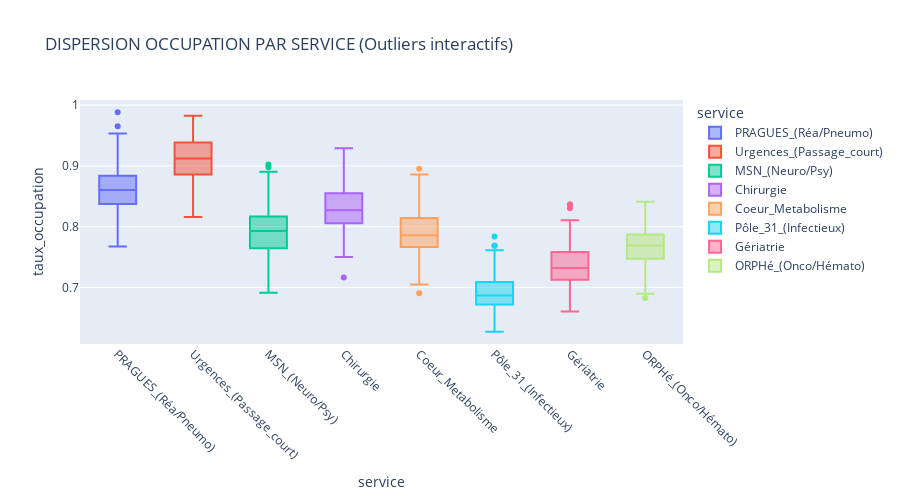

Here is the notebook cell this chart was saved with:
### Code cell
fig5 = px.box(df_lits, x='service', y='taux_occupation',
              title=" DISPERSION OCCUPATION PAR SERVICE (Outliers interactifs)",
              color='service')
fig5.update_layout(height=500, xaxis_tickangle=45)
fig5.show()

### Figure 1 — Plotly figure (JSON) as saved in the notebook; plotly's stock layout.template omitted (floating-point values rounded to 4 significant figures; data arrays with more than 128 entries replaced by an {"elided": "..."} marker saying what was removed)
{"data": [{"alignmentgroup": "True", "hovertemplate": "service=%{x}<br>taux_occupation=%{y}<extra></extra>", "legendgroup": "PRAGUES_(Réa/Pneumo)", "marker": {"color": "#636efa"}, "name": "PRAGUES_(Réa/Pneumo)", "notched": false, "offsetgroup": "PRAGUES_(Réa/Pneumo)", "orientation": "v", "showlegend": true, "type": "box", "x": {"elided": "366 str values"}, "x0": " ", "xaxis": "x", "y": {"elided": "366 float values"}, "y0": " ", "yaxis": "y"}, {"alignmentgroup": "True", "hovertemplate": "service=%{x}<br>taux_occupation=%{y}<extra></extra>", "legendgroup": "Urgences_(Passage_court)", "marker": {"color": "#EF553B"}, "name": "Urgences_(Passage_court)", "notched": false, "offsetgroup": "Urgences_(Passage_court)", "orientation": "v", "showlegend": true, "type": "box", "x": {"elided": "366 str values"}, "x0": " ", "xaxis": "x", "y": {"elided": "366 float values"}, "y0": " ", "yaxis": "y"}, {"alignmentgroup": "True", "hovertemplate": "service=%{x}<br>taux_occupation=%{y}<extra></extra>", "legendgroup": "MSN_(Neuro/Psy)", "marker": {"color": "#00cc96"}, "name": "MSN_(Neuro/Psy)", "notched": false, "offsetgroup": "MSN_(Neuro/Psy)", "orientation": "v", "showlegend": true, "type": "box", "x": {"elided": "732 str values"}, "x0": " ", "xaxis": "x", "y": {"elided": "732 float values"}, "y0": " ", "yaxis": "y"}, {"alignmentgroup": "True", "hovertemplate": "service=%{x}<br>taux_occupation=%{y}<extra></extra>", "legendgroup": "Chirurgie", "marker": {"color": "#ab63fa"}, "name": "Chirurgie", "notched": false, "offsetgroup": "Chirurgie", "orientation": "v", "showlegend": true, "type": "box", "x": {"elided": "366 str values"}, "x0": " ", "xaxis": "x", "y": {"elided": "366 float values"}, "y0": " ", "yaxis": "y"}, {"alignmentgroup": "True", "hovertemplate": "service=%{x}<br>taux_occupation=%{y}<extra></extra>", "legendgroup": "Coeur_Metabolisme", "marker": {"color": "#FFA15A"}, "name": "Coeur_Metabolisme", "notched": false, "offsetgroup": "Coeur_Metabolisme", "orientation": "v", "showlegend": true, "type": "box", "x": {"elided": "366 str values"}, "x0": " ", "xaxis": "x", "y": {"elided": "366 float values"}, "y0": " ", "yaxis": "y"}, {"alignmentgroup": "True", "hovertemplate": "service=%{x}<br>taux_occupation=%{y}<extra></extra>", "legendgroup": "Pôle_31_(Infectieux)", "marker": {"color": "#19d3f3"}, "name": "Pôle_31_(Infectieux)", "notched": false, "offsetgroup": "Pôle_31_(Infectieux)", "orientation": "v", "showlegend": true, "type": "box", "x": {"elided": "366 str values"}, "x0": " ", "xaxis": "x", "y": {"elided": "366 float values"}, "y0": " ", "yaxis": "y"}, {"alignmentgroup": "True", "hovertemplate": "service=%{x}<br>taux_occupation=%{y}<extra></extra>", "legendgroup": "Gériatrie", "marker": {"color": "#FF6692"}, "name": "Gériatrie", "notched": false, "offsetgroup": "Gériatrie", "orientation": "v", "showlegend": true, "type": "box", "x": {"elided": "366 str values"}, "x0": " ", "xaxis": "x", "y": {"elided": "366 float values"}, "y0": " ", "yaxis": "y"}, {"alignmentgroup": "True", "hovertemplate": "service=%{x}<br>taux_occupation=%{y}<extra></extra>", "legendgroup": "ORPHé_(Onco/Hémato)", "marker": {"color": "#B6E880"}, "name": "ORPHé_(Onco/Hémato)", "notched": false, "offsetgroup": "ORPHé_(Onco/Hémato)", "orientation": "v", "showlegend": true, "type": "box", "x": {"elided": "366 str values"}, "x0": " ", "xaxis": "x", "y": {"elided": "366 float values"}, "y0": " ", "yaxis": "y"}], "layout": {"boxmode": "overlay", "height": 500, "legend": {"title": {"text": "service"}, "tracegroupgap": 0}, "title": {"text": " DISPERSION OCCUPATION PAR SERVICE (Outliers interactifs)"}, "xaxis": {"anchor": "y", "categoryarray": ["PRAGUES_(Réa/Pneumo)", "Urgences_(Passage_court)", "MSN_(Neuro/Psy)", "Chirurgie", "Coeur_Metabolisme", "Pôle_31_(Infectieux)", "Gériatrie", "ORPHé_(Onco/Hémato)"], "categoryorder": "array", "domain": [0, 1], "tickangle": 45, "title": {"text": "service"}}, "yaxis": {"anchor": "x", "domain": [0, 1], "title": {"text": "taux_occupation"}}}}
